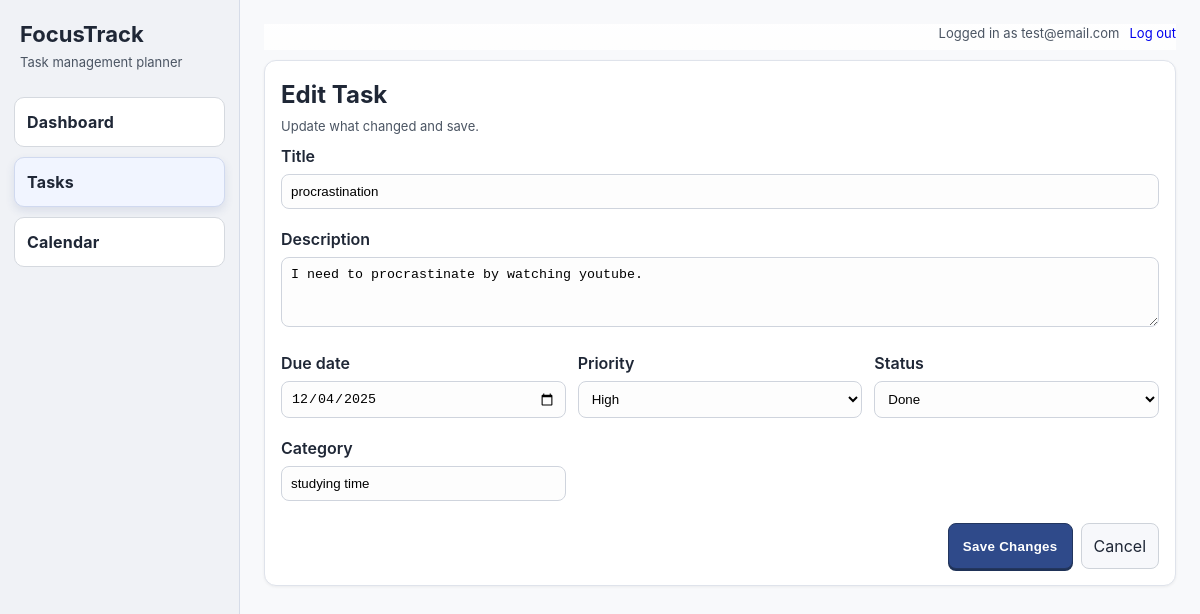
Screenshot of /tasks/2/edit (signed in) with the database file from the repository.
### models.py (models this page shows)
class User(Base):
    __tablename__ = "users"
    id = Column(Integer, primary_key=True)
    email = Column(String, unique=True, nullable=False)
    password_hash = Column(String, nullable=False)
    tasks = relationship("Task", back_populates="user")

class Task(Base):
    __tablename__ = "tasks"
    id = Column(Integer, primary_key=True)
    title = Column(String, nullable=False)
    description = Column(String)
    due_date = Column(String)
    priority = Column(String)
    status = Column(String)
    created_at = Column(String)
    category_id = Column(Integer, ForeignKey("categories.id"))
    user_id = Column(Integer, ForeignKey("users.id"), nullable=False)
    category = relationship("Category", back_populates="tasks")
    user = relationship("User", back_populates="tasks")
    reminders = relationship("Reminder", back_populates="task", cascade="all, delete-orphan")  # delete reminders with task

class Category(Base):
    __tablename__ = "categories"
    id = Column(Integer, primary_key=True)
    name = Column(String, unique=True, nullable=False)
    tasks = relationship("Task", back_populates="category")

### main.py (the view, shortened to what this page needs)
@app.route("/tasks/<int:task_id>/edit", methods=["GET", "POST"])
def edit_task(task_id):
    task = task_manager.get_task(task_id, user_id=g.current_user.id)
    if not task:
        return redirect(url_for("tasks"))
    categories = category_manager.list_categories()
    return render_template(
        "edit_task.html",
        active_page="tasks",
        task=task,
        categories=categories,
        priorities=TaskManager.VALID_PRIORITIES,
        statuses=TaskManager.VALID_STATUS,
    )

### main.py (called while the page is built)
def get_current_user():
    user_id = flask_session.get("user_id")
    if not user_id:
        return None
    return db_session.get(models.User, user_id)

@app.before_request
def require_login():
    g.current_user = get_current_user()
    public_endpoints = {"login", "signup", "static"}
    if request.endpoint in public_endpoints or request.endpoint is None:
        return None
    if not g.current_user:
        return redirect(url_for("login"))
    return None

### managers.py (called while the page is built)
    def list_all(self):
        model = self.get_model_class()
        if not model:
            return []
        stmt = select(model)
        return self.session.execute(stmt).scalars().all()

    def get_model_class(self):
        return Category

    def list_categories(self):
        return self.list_all()

    def get_task(self, task_id, user_id=None):
        task = self.session.get(Task, task_id)
        if user_id and task and task.user_id != user_id:
            return None
        return task

### templates/edit_task.html (shortened to what this page needs)
{% extends "base.html" %}
{% block content %}
<div class="page">
  <div class="card form-card">
    <div class="form-head">
      <div>
        <h2 style="margin:0;">Edit Task</h2>
        <p class="hint-text">Update what changed and save.</p>
      </div>
    </div>
    <form method="post" class="task-form">
      <div class="form-grid form-grid-2">
        <label class="full-span">Title
          <input type="text" name="title" value="{{ task.title }}" required>
        </label>
        <label class="full-span">Description
          <textarea name="description" rows="3" placeholder="What needs to happen?">{{ task.description or '' }}</textarea>
        </label>
        <label>Due date
          <input type="date" name="due_date" value="{{ task.due_date or '' }}">
        </label>
        <label>Priority
          <select name="priority">
            {% for p in priorities %}
              <option value="{{ p }}" {% if task.priority == p %}selected{% endif %}>{{ p }}</option>
            {% endfor %}
          </select>
        </label>
        <label>Status
          <select name="status">
            {% for s in statuses %}
              <option value="{{ s }}" {% if task.status == s %}selected{% endif %}>{{ s }}</option>
            {% endfor %}
          </select>
        </label>
        <label>Category
          <input type="text" name="category_name" list="category-list" value="{{ task.category.name if task.category else '' }}" placeholder="Optional">
        </label>
      </div>
      <div class="form-actions">
        <button type="submit">Save Changes</button>
        <a class="link-btn" href="{{ url_for('tasks') }}">Cancel</a>
      </div>
    </form>
  </div>
</div>
{% endblock %}

### templates/base.html (shortened to what this page needs)
<!doctype html>
<html lang="en">
<head>
  <link rel="stylesheet" href="{{ url_for('static', filename='style.css') }}">
</head>
<body>
  <div class="app-container">
    <aside class="sidebar">
      <div class="sidebar-header">
        <div class="app-title">FocusTrack</div>
        <div class="app-subtitle">Task management planner</div>
      </div>
      <nav class="nav-links">
        <a class="nav-link {% if active_page == 'dashboard' %}active{% endif %}" href="{{ url_for('dashboard') }}">
          <div class="nav-text">
            <span class="nav-label">Dashboard</span>
          </div>
        </a>
        <a class="nav-link {% if active_page == 'tasks' %}active{% endif %}" href="{{ url_for('tasks') }}">
          <div class="nav-text">
            <span class="nav-label">Tasks</span>
          </div>
        </a>
        <a class="nav-link {% if active_page == 'calendar' %}active{% endif %}" href="{{ url_for('calendar') }}">
          <div class="nav-text">
            <span class="nav-label">Calendar</span>
          </div>
        </a>
      </nav>
    </aside>
    <div class="main-content">
      {% if g.current_user %}
        <div class="user-bar">
          <span style="font-size:13px; color:#4b5563;">Logged in as {{ g.current_user.email }}</span>
          <a href="{{ url_for('logout') }}" style="font-size:13px; text-decoration:none;">Log out</a>
        </div>
      {% endif %}
      {% block content %}{% endblock %}
    </div>
  </div>
</body>
</html>

### static/style.css (style rules this page uses)
:root { --primary: #2f4a8a; --border: #dfe3eb; --bg-light: #f9fafc; --text-dark: #1f2736; --text-muted: #4b5563; --radius: 8px; --shadow-sm: 0 1px 3px rgba(0,0,0,0.06); }
body { margin: 0; font-family: "Inter", "Segoe UI", system-ui, sans-serif; line-height: 1.5; background: #f6f7fb; color: var(--text-dark); }
.app-container { display: flex; min-height: 100vh; }
.sidebar { width: 240px; background: #f0f2f6; padding: 18px 14px; box-sizing: border-box; border-right: 1px solid #d6dce8; }
.sidebar-header { margin-bottom: 24px; padding-left: 6px; }
.app-title { font-size: 22px; font-weight: 700; }
.app-subtitle { font-size: 13px; color: var(--text-muted); margin-top: 2px; }
.nav-links { display: flex; flex-direction: column; gap: 10px; }
.nav-link { display: flex; align-items: center; gap: 10px; padding: 12px; border-radius: 10px; text-decoration: none; color: var(--text-dark); background: #fff; border: 1px solid #d5d9df; transition: background 0.15s, transform 0.1s, border-color 0.15s; }
.nav-link.active { background: #f1f5ff; border-color: #d0d9ef; box-shadow: 0 4px 10px rgba(47,74,138,0.12); }
.nav-text { display: flex; flex-direction: column; gap: 2px; }
.nav-label { font-weight: 700; letter-spacing: 0.2px; }
.main-content { flex: 1; padding: 24px; box-sizing: border-box; position: relative; background: #f8f9fb; }
.user-bar { position: sticky; top: 0; display: flex; justify-content: flex-end; align-items: center; gap: 10px; margin-bottom: 10px; padding-bottom: 6px; background: linear-gradient(180deg, rgba(255,255,255,0.95) 0%, rgba(255,255,255,0.8) 100%); z-index: 2; }
.page { display: flex; flex-direction: column; gap: 18px; max-width: 1100px; margin: 0 auto; }
.form-card { width: auto; max-width: 100%; background: #fff; border-left: 4px solid var(--primary); }
.form-head { display: flex; justify-content: space-between; align-items: center; margin-bottom: 8px; }
.hint-text { margin: 4px 0 0; color: var(--text-muted); font-size: 13px; }
.form-grid { display: flex; flex-direction: column; gap: 12px; }
.form-grid-2 { display: grid; grid-template-columns: repeat(auto-fit, minmax(240px, 1fr)); gap: 12px; }
.full-span { grid-column: 1 / -1; }
.form-actions { display: flex; justify-content: flex-end; margin-top: 6px; }
.card { background: #fff; border: 1px solid var(--border); border-radius: 12px; padding: 16px; box-shadow: var(--shadow-sm); }
.card h2 { margin: 0 0 8px; }
.form-grid { display: grid; grid-template-columns: repeat(auto-fit, minmax(220px, 1fr)); gap: 12px; }
.task-form label { display: block; margin-bottom: 6px; font-weight: 600; }
.task-form input, .task-form textarea, .task-form select { width: 100%; padding: 9px; margin-top: 6px; box-sizing: border-box; border: 1px solid #cfd4dd; border-radius: var(--radius); background: #fdfdfd; box-shadow: inset 0 1px 0 rgba(255,255,255,0.7); }
.task-form textarea { resize: vertical; max-width: 100%; min-height: 70px; }
.link-btn { display: inline-block; padding: 10px 12px; margin-top: 10px; margin-left: 8px; text-decoration: none; border: 1px solid #ced3da; border-radius: var(--radius); background: #f7f8fb; color: var(--text-dark); }
button { padding: 10px 14px; margin-top: 10px; cursor: pointer; border: 1px solid #23365f; border-radius: var(--radius); background: #2f4a8a; color: #fff; font-weight: 700; letter-spacing: 0.3px; box-shadow: 0 2px 0 #1f3257; }

### rows the page displays
User: current_user.email "test@email.com"
Task: title "procrastination", description "I need to procrastinate by watching youtube.", due_date "12/04/2025", priority "High", status "Done"
Category: category_name "studying time"
